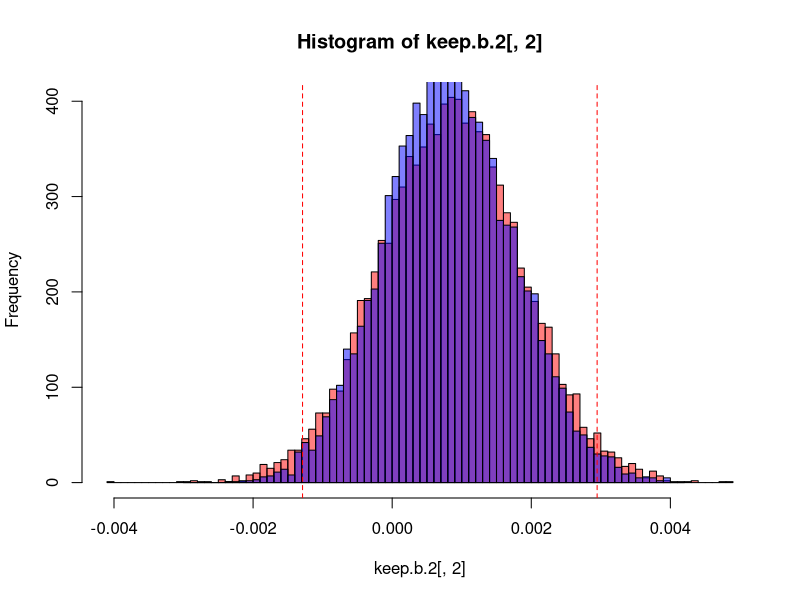

This figure's R source:
############################################
## Example of Data Simulation / Replication
## September 10, 2015
## J. Blume
############################################

######
## Oxygen data set
## loxy is logarithm of the dissolved oxygen content in a water sample
## cod is the chemical oxygen demand
## bod is the biochemical oxygen demand

## What are these things? https://en.wikipedia.org/wiki/Biochemical_oxygen_demand

## BOD is similar in function to chemical oxygen demand (COD), 
## in that both measure the amount of organic compounds in water. 

## BOD can be used as a gauge of the effectiveness of wastewater
## treatment plants. It is listed as a conventional pollutant in 
## the U.S. Clean Water Act.

## COD measures everything that can be chemically oxidized, rather 
## than just levels of biologically active organic matter.
######

# install.packages("MASS")
library(MASS)

o2=read.csv("oxygen.csv")
head(o2)

###### Summary Statistics
(rho.o2=cor(o2))
(vcov.o2=var(o2))		# with(o2,cov(loxy,bod)/(sd(loxy)*sd(bod)))
(means.o2=colMeans(o2))

###### Regression Model
mod.o2=lm(loxy~bod+cod,data=o2)
summary(mod.o2)
confint(mod.o2)

modcoef <- coef(summary(mod.o2))
sapply(qt(c(0.025, 0.975), 17), function(i) modcoef[,1] + i * modcoef[,2])

###### Generate data with similar statistical structure

### Method One: Assume the joint distribution of (loxy,bod,cod) is normal 
o2.sim = mvrnorm(20, mu = means.o2, Sigma = vcov.o2)
o2.sim = as.data.frame(o2.sim)

(rho.sim=cor(o2.sim))   ## Simulated correlation matrix
rho.o2                  ## Original empirical correlation matrix

#       How are rho.sim and rho.02 related? 
#       Well, rho.sim is a random drawn from a population 
#       with true correlation matrix of rho.o2. So, on average, rho.sim = rho.o2

keep.1=0
loops=10000

for (i in 1:loops) {
      o2.sim = mvrnorm(20, mu = means.o2, Sigma = vcov.o2)
      keep.1=keep.1+cor(o2.sim)/loops   # Sneaky way to take average as it accumulates
}

rho.o2 ; keep.1         # and the difference can be further reduced by increasing 'loops'

#	Notice that changing the 'means.o2' vector does not impact this behavior.
#	Try it! Replace 'mu=means.o2' with 'mu=c(-pi,4.321,1000)'
#	The means are only important if you are interested in where the data 
#	are centered; not just how they are correlated (See methods #2)


### Method Two: use empirical regression model to generate new responses)

#	To use a model to generate data, we need two things from that model:
#	Predicted values from the model and the error structure of the model

# 	Our model is
#	Mod.o2 is loxy = b0 + b1*bod + b2*cod + error where error ~ N(0,sigma^2)
#	This model was fit above as mod.o2 ; It gave estimated coefficients (betas) 
#	as coef(mod.o2); see summary(mod.o2) above which also reports them.

#	For each row, the model provides an estimated response/prediction of loxy,
#	these are the model's fitted values or yhats

yhat <- fitted(mod.o2)          # Fitted values from original/empirical model
                                # By hand these are: cbind(rep(1,20),o2$bod,o2$cod)%*%coef(mod.o2)
cbind(rep(1,20),o2$bod,o2$cod)%*%coef(mod.o2)
model.matrix(mod.o2) %*% coef(mod.o2)

#       The estimated Stdev of the errors is summary(mod.o2)$sigma (this is the error structure)
root.mse <- summary(mod.o2)$sigma

#       We then combine the predictions with the random error to simulate data from this model
yhat + rnorm(20, 0, sd=root.mse)

#       On average this should give us back the properties of the original data

keep.2=0
loops=10000
keep.b.2=matrix(NA,nrow=loops,ncol=3)

for (i in 1:loops) {
        y.new=yhat+rnorm(20,0,sd=root.mse)
        o2.sim=cbind(y.new,bod=o2$bod,cod=o2$cod)
        keep.2=keep.2 + cor(o2.sim)/loops               # Sneaky way to take average as it accumulates

        mod.sim=lm(y.new~bod+cod,data=as.data.frame(o2.sim))
        keep.b.2[i,]=coef(mod.sim)                                      # Save regression parameters
}

rho.o2 ; keep.2

#       Why bother with Method 2? Because is preserves the mean structure as well as 
#       the variance-covariance structure.

colMeans(keep.b.2) ; coef(mod.o2)


### Method three: use Bootstrap to generate new responses (relax the normality assumption)
#                                       The bootstrap samples with replacement from the vector of empirical errors

keep.3=0
loops=10000
keep.b.3=matrix(NA,nrow=loops,ncol=3)
err=resid(mod.o2)       # vector of empirical errors

for (i in 1:loops) {
        y.new=yhat + sample(err,20,replace=TRUE)
        o2.sim=cbind(y.new,bod=o2$bod,cod=o2$cod)
        keep.3=keep.3 + cor(o2.sim)/loops               # Sneaky way to take average as it accumulates

        mod.sim=lm(y.new~bod+cod,data=as.data.frame(o2.sim))
        keep.b.3[i,]=coef(mod.sim)                                  # Save regression parameters
}

rho.o2 ; keep.3
colMeans(keep.b.3) ; coef(mod.o2)

### The difference in methods 2 and 3 often shows up in the variances, 
#       althought is hard to detect here.

confint(mod.o2)[2,]
quantile(keep.b.2[,2],c(0.025,0.975))
quantile(keep.b.3[,2],c(0.025,0.975))

hist(keep.b.2[,2], breaks=80, col=rgb(1,0,0,0.5))
hist(keep.b.3[,2], breaks=80, col=rgb(0,0,1,0.5),add=TRUE)
abline(v=confint(mod.o2)[2,],lty=2,col="red")

### To illustrate how it can make a difference, change the first line
#       in the for loop to: y.new=yhat + sample(abs(err),20,replace=TRUE)
#       Now, the error distribution is all positive (definitely not normal)
#       See what happens to the bootstrap distribution

### Side note: Sometimes you want to generate data with an exact correlation structure.
#       You can do this useing the 'empirical=TRUE' option in MVN

o2.sim = mvrnorm(20, mu = means.o2, Sigma = vcov.o2, empirical=TRUE)
cor(o2.sim) ; rho.o2

#       This is helpful in some settings, but not helpful if you want to assess 
#       the variability in the variance-covariance structure (because it does not change).

####
###
##
#